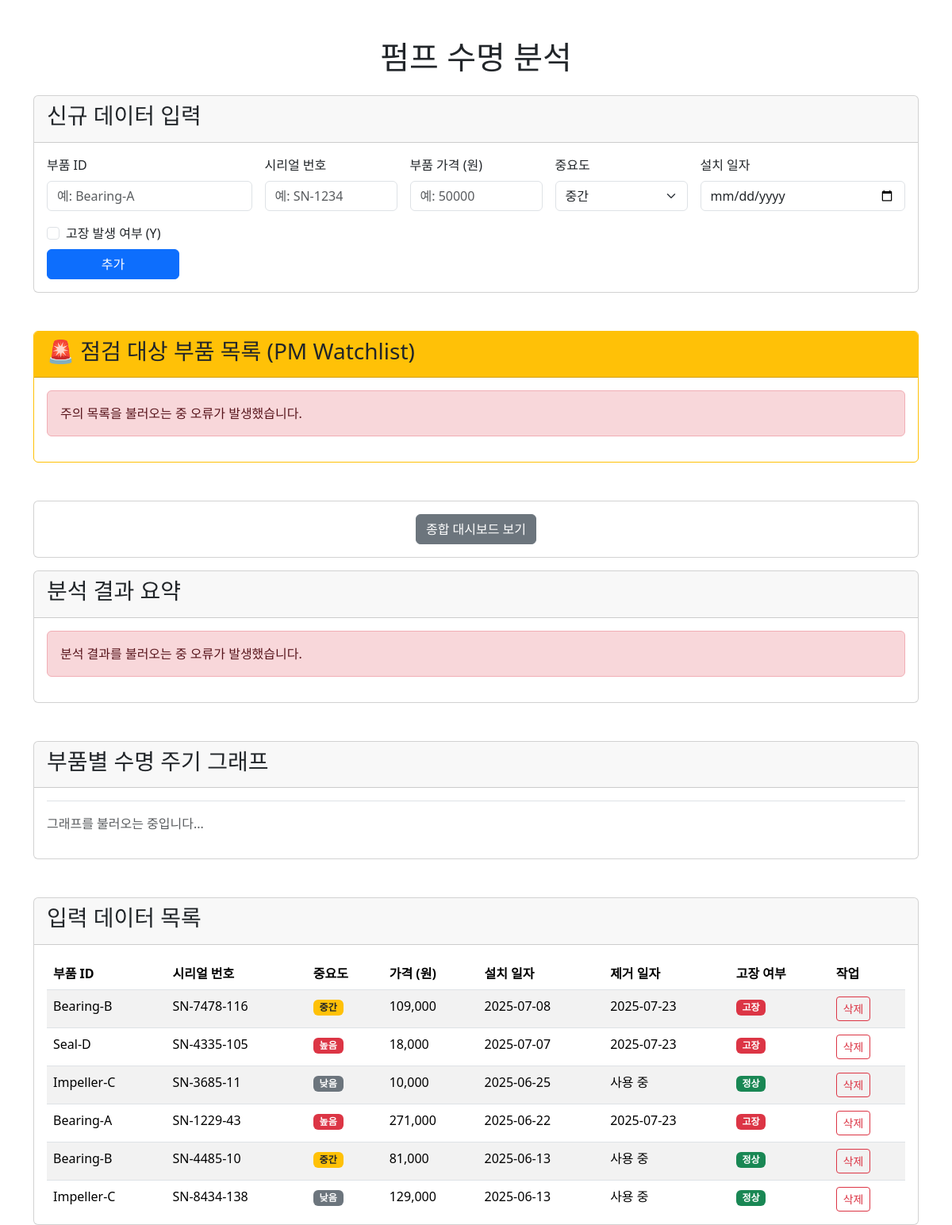
The page / on the database its author committed.
### app.py (models this page shows, shortened)
class PumpData(db.Model):
    id = db.Column(db.Integer, primary_key=True)
    part_id = db.Column(db.String(100), nullable=False)
    serial_number = db.Column(db.String(100), nullable=True)
    install_date = db.Column(db.Date, nullable=False)
    removal_date = db.Column(db.Date, nullable=True)
    is_failure = db.Column(db.Boolean, nullable=False)
    cost = db.Column(db.Integer, nullable=True)
    priority = db.Column(db.String(50), nullable=True, default='중간')

### app.py (the view)
@app.route('/')
def index():
    all_data = PumpData.query.order_by(PumpData.install_date.desc()).all()
    return render_template('index.html', all_data=all_data)

### templates/index.html (shortened to what this page needs)
<!DOCTYPE html>
<html lang="ko">
<head>
    <link href="https://cdn.jsdelivr.net/npm/bootstrap@5.3.3/dist/css/bootstrap.min.css" rel="stylesheet">
</head>
<body>
    <div class="container mt-5">
        <h1 class="text-center mb-4">펌프 수명 분석</h1>
        <div class="card mb-5">
            <div class="card-header"><h3>신규 데이터 입력</h3></div>
            <div class="card-body">
                <form action="/add" method="POST">
                    <div class="row g-3 align-items-end">
                        <div class="col-md-3">
                            <label for="part_id" class="form-label">부품 ID</label>
                            <input type="text" class="form-control" id="part_id" name="part_id" placeholder="예: Bearing-A" required>
                        </div>
                        <div class="col-md-2">
                            <label for="serial_number" class="form-label">시리얼 번호</label>
                            <input type="text" class="form-control" id="serial_number" name="serial_number" placeholder="예: SN-1234">
                        </div>
                        <div class="col-md-2">
                            <label for="cost" class="form-label">부품 가격 (원)</label>
                            <input type="number" class="form-control" id="cost" name="cost" placeholder="예: 50000">
                        </div>
                        <div class="col-md-2">
                            <label for="priority" class="form-label">중요도</label>
                            <select id="priority" name="priority" class="form-select">
                                <option value="중간" selected>중간</option>
                            </select>
                        </div>
                        <div class="col-md-3">
                            <label for="install_date" class="form-label">설치 일자</label>
                            <input type="date" class="form-control" id="install_date" name="install_date" required>
                        </div>
                        <div class="col-md-2">
                            <div class="form-check mb-2">
                                <input class="form-check-input" type="checkbox" id="is_failure" name="is_failure">
                                <label class="form-check-label" for="is_failure">고장 발생 여부 (Y)</label>
                            </div>
                            <button type="submit" class="btn btn-primary w-100">추가</button>
                        </div>
                    </div>
                </form>
            </div>
        </div>
        <div class="card border-warning mb-5">
            <div class="card-header bg-warning text-dark">
                <h3>🚨 점검 대상 부품 목록 (PM Watchlist)</h3>
            </div>
            <div class="card-body" id="pm-watchlist-section" style="max-height: 350px; overflow-y: auto;">
            </div>
        </div>
        <div class="card mb-3">
            <div class="card-body text-center">
                 <a href="/dashboard" class="btn btn-secondary">종합 대시보드 보기</a>
            </div>
        </div>
        <div class="card mb-5">
            <div class="card-header">
                <h3>분석 결과 요약</h3>
            </div>
            <div class="card-body" id="summary-section">
            </div>
        </div>
        <div class="card mb-5">
            <div class="card-header">
                <h3>부품별 수명 주기 그래프</h3>
            </div>
            <div class="card-body">
                <ul class="nav nav-tabs" id="chart-tabs" role="tablist">
                </ul>
                <div class="tab-content pt-3" id="chart-tabs-content">
                    <p class="text-muted">그래프를 불러오는 중입니다...</p>
                </div>
            </div>
        </div>
        <div class="card">
            <div class="card-header"><h3>입력 데이터 목록</h3></div>
            <div class="card-body">
                <div style="max-height: 320px; overflow-y: auto;">
                    <table class="table table-striped table-hover mb-0">
                        <thead>
                            <tr>
                                <th>부품 ID</th>
                                <th>시리얼 번호</th>
                                <th>중요도</th>
                                <th>가격 (원)</th>
                                <th>설치 일자</th>
                                <th>제거 일자</th>
                                <th>고장 여부</th>
                                <th>작업</th>
                            </tr>
                        </thead>
                        <tbody>
                            {% for item in all_data %}
                            <tr>
                                <td>{{ item.part_id }}</td>
                                <td>{{ item.serial_number or 'N/A' }}</td>
                                <td>
                                    {% if item.priority == '높음' %}<span class="badge bg-danger">{{ item.priority }}</span>
                                    {% elif item.priority == '중간' %}<span class="badge bg-warning text-dark">{{ item.priority }}</span>
                                    {% else %}<span class="badge bg-secondary">{{ item.priority }}</span>
                                    {% endif %}
                                </td>
                                <td>{{ "{:,}".format(item.cost) if item.cost else 'N/A' }}</td>
                                <td>{{ item.install_date.strftime('%Y-%m-%d') }}</td>
                                <td>{{ item.removal_date.strftime('%Y-%m-%d') if item.removal_date else '사용 중' }}</td>
                                <td><span class="badge {{ 'bg-danger' if item.is_failure else 'bg-success' }}">{{ '고장' if item.is_failure else '정상' }}</span></td>
                                <td><a href="/delete/{{ item.id }}" class="btn btn-sm btn-outline-danger" onclick="return confirm('정말로 삭제하시겠습니까?');">삭제</a></td>
                            </tr>
                            {% endfor %}
                        </tbody>
                    </table>
                </div>
            </div>
        </div>
    </div>
</body>
</html>

### rows shown on the page
PumpData: part_id "Bearing-B", serial_number "SN-7478-116", priority "중간", cost "109,000", install_date "2025-07-08", removal_date "2025-07-23", is_failure "고장"
PumpData: part_id "Seal-D", serial_number "SN-4335-105", priority "높음", cost "18,000", install_date "2025-07-07", removal_date "2025-07-23", is_failure "고장"
PumpData: part_id "Impeller-C", serial_number "SN-3685-11", priority "낮음", cost "10,000", install_date "2025-06-25", removal_date "사용 중", is_failure "정상"
PumpData: part_id "Bearing-A", serial_number "SN-1229-43", priority "높음", cost "271,000", install_date "2025-06-22", removal_date "2025-07-23", is_failure "고장"
PumpData: part_id "Bearing-B", serial_number "SN-4485-10", priority "중간", cost "81,000", install_date "2025-06-13", removal_date "사용 중", is_failure "정상"
PumpData: part_id "Impeller-C", serial_number "SN-8434-138", priority "낮음", cost "129,000", install_date "2025-06-13", removal_date "사용 중", is_failure "정상"
